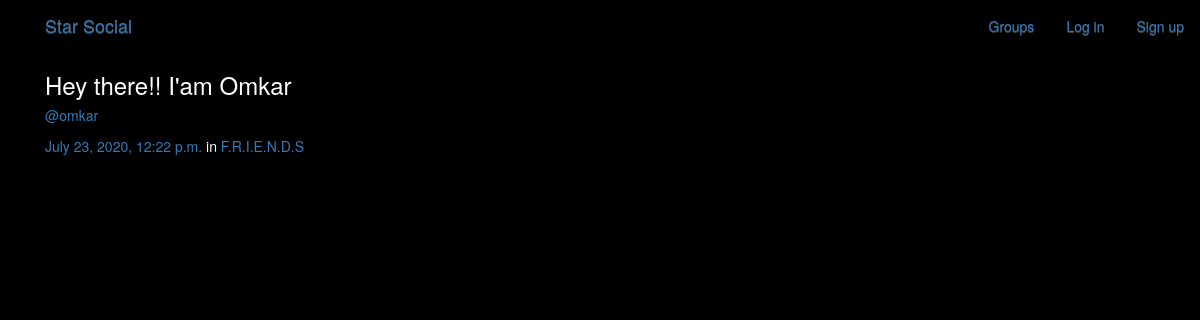
The app's page /posts/by/omkar/8/ with its own data.
### posts/models.py (models this page shows, shortened)
class Post(models.Model):
    user = models.ForeignKey(User,related_name='posts',on_delete=models.CASCADE)
    created_at = models.DateTimeField(auto_now=True)
    message = models.TextField()
    message_html = models.TextField(editable=False)
    group = models.ForeignKey(Group,blank=True,null=True,related_name='posts',on_delete=models.CASCADE)
    class Meta:
        ordering = ['-created_at']
        unique_together = ['user','message']

### groups/models.py (models this page shows, shortened)
class Group(models.Model):
    name = models.CharField(max_length=225,unique=True)
    slug = models.SlugField(allow_unicode=True,unique=True)
    description = models.TextField(blank=True,default='')
    description_html = models.TextField(blank=True,editable=False,default='')
    members = models.ManyToManyField(User,through='GroupMember')
    class Meta:
        ordering = ['name']

### posts/views.py (the view)
# urls.py: url(r"by/(?P<username>[-\w]+)/(?P<pk>\d+)/$",views.PostDetail.as_view(),name="single"),
class PostDetail(SelectRelatedMixin, generic.DetailView):
    model = models.Post
    select_related = ("user", "group")
    def get_queryset(self):
        queryset = super().get_queryset()
        return queryset.filter(
            user__username__iexact=self.kwargs.get("username")
        )

### posts/templates/posts/post_detail.html
{% extends "posts/post_base.html" %}
{% block post_content %}
<div class="col-md-8">
    {% include "posts/_post.html" %}
</div>
{% endblock %}

### posts/templates/posts/_post.html (shortened to what this page needs)
<div class="post media">
	<h3>{{ post.message_html|safe }}</h3>
	<div class="media-body">
		<h5 class="media-heading">
			<span class="username"><a href="{% url 'posts:for_user' username=post.user.username %}">@{{ post.user.username }}</a></span>
			<br><br><time class="time"><a href="{% url 'posts:single' username=post.user.username pk=post.pk %}">{{ post.created_at }}</a></time>
			{% if post.group %}
			<span class="group-name">in <a href="#">{{ post.group.name }}</a></span>
			{% endif %}
		</h5>
	</div>
</div>

### static/simplesocial/css/master.css (style rules this page uses)
body { margin: 0; overflow: hidden; background-color: black; color:white; }

### records on screen
Post: message_html "Hey there!! I'am Omkar", user.username "omkar", created_at "July 23, 2020, 12:22 p.m.", group.name "F.R.I.E.N.D.S"
